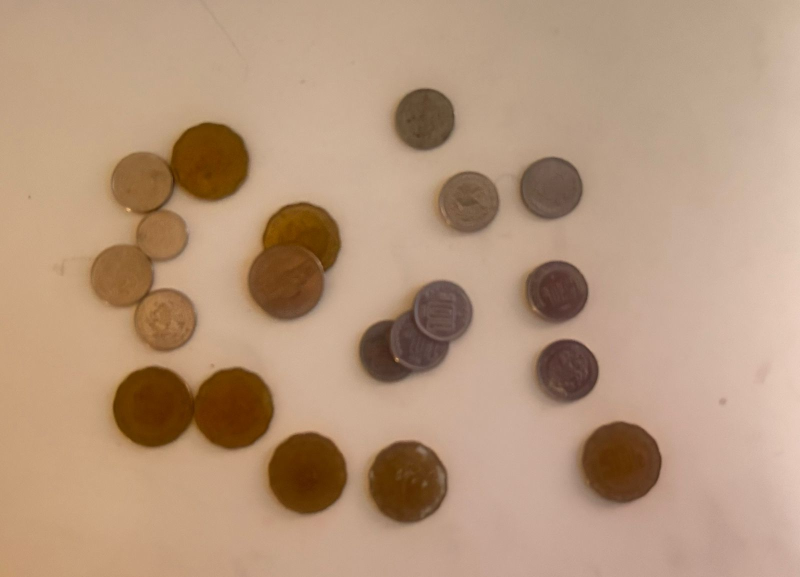
%> input picture coins.jpg, 1600 x 1154 px (shown at 1/2 size)
$ octave 'objectCounting V0.1.m'   (GNU Octave 9; MATLAB toolbox functions it lacks are replaced by stand-ins)
%> lines starting %> are read from the running program, lines starting %| are printed output that depends on the picture; in (x1, y1, x2, y2) boxes, pixels count from 0 and x2, y2 are one past the last pixel; in counts of white or black regions, pixels touching at a corner belong together; the program's own positions count from 1
% Overlapping object detection with Distance Transform and Watershed
clear;
close all;
clc;

% Read the target image
img = imread('coins.jpg');
%> img is the input picture: size 1154x1600x3 uint8; mean R, G, B 181.7, 150.5, 124.3

% View the image
figure,
imshow(img);
title('Original Image');

% Convert to Grayscale
img_gray = rgb2gray(img);
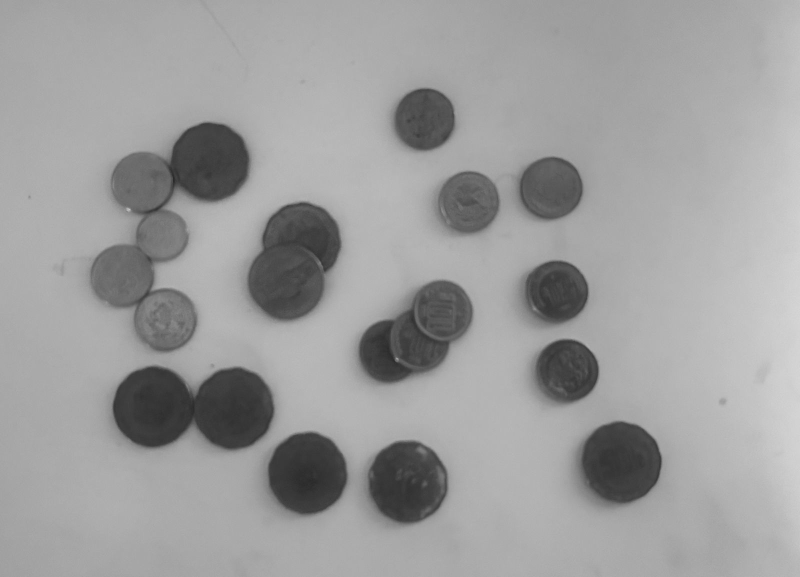
%> img_gray: size 1154x1600 uint8 (shown at 1/2 size); min 36, max 216, mean 156.9
figure,
imshow(img_gray);
title('Grayscale Image');

% Apply Gaussian smoothing
img_smooth = imgaussfilt(img_gray, 2.5);

% Convert to Binary Image
BW = imbinarize(img_smooth);
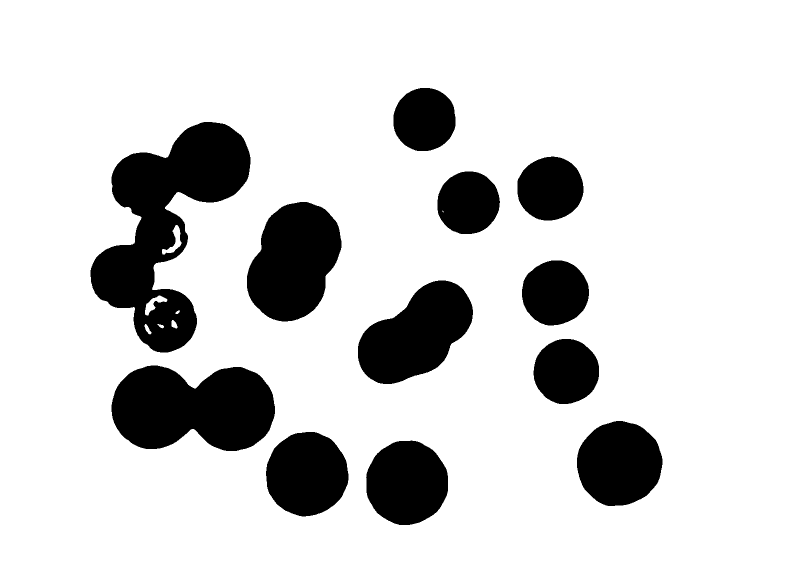
%> BW: size 1154x1600 logical (shown at 1/2 size); 83.6% white; 12 black regions, largest, box (x1, y1, x2, y2) and area: (181, 244, 501, 705) 65343, (223, 731, 550, 902) 43784, (494, 404, 683, 643) 32641
figure,
imshow(BW);
title('Binary Image');

% Complement the image
BW_complement = imcomplement(BW);
figure,
imshow(BW_complement);
title('Complemented Binary Image');

% Fill holes
BW_filled = imfill(BW_complement, 'holes');
%> BW_filled: size 1154x1600 logical; 16.5% white; 12 white regions, largest, box (x1, y1, x2, y2) and area: (181, 244, 501, 705) 67152, (223, 731, 550, 902) 43784, (494, 404, 683, 643) 32641
figure,
imshow(BW_filled);
title('Filled Binary Image');
%-------------NEW CODE----------------------------
% Distance Transform
D = -bwdist(~BW_filled);
figure,
imshow(D, []);
title('Distance Transform');

% Marker-based Watershed Segmentation
% Create markers using regional maxima
mask = imextendedmin(D, 2); % Adjust sensitivity
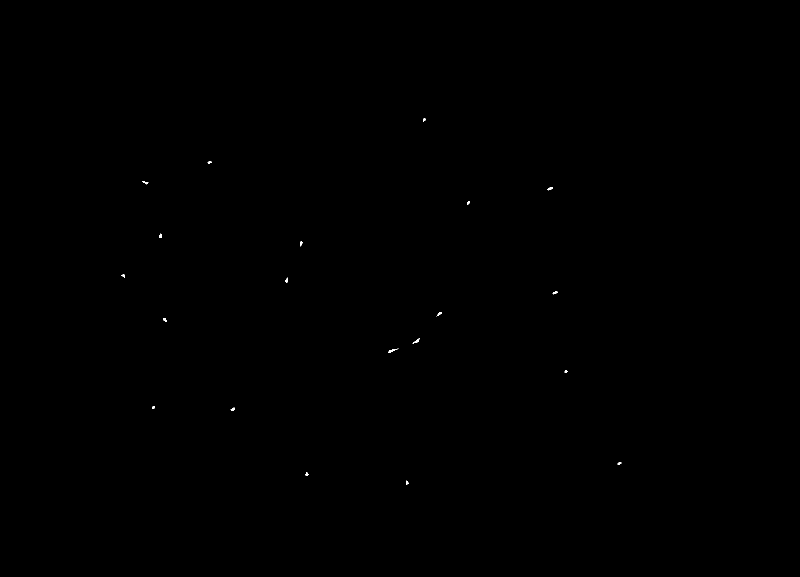
%> mask: size 1154x1600 logical (shown at 1/2 size); 0.04% white; 20 white regions, largest, box (x1, y1, x2, y2) and area: (777, 697, 797, 706) 56, (825, 676, 839, 687) 53, (1095, 374, 1106, 381) 42
figure,
imshowpair(BW_filled, mask, 'montage');
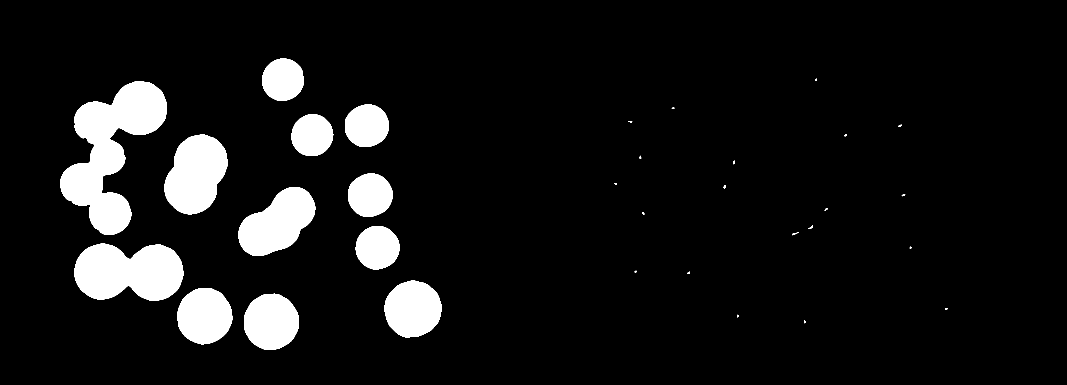
%> displayed picture: size 1154x3200, on the screen's scale of 0 to 255 (shown at 1/3 size); 8.3% white; 32 white regions, largest, box (x1, y1, x2, y2) and area: (181, 244, 501, 705) 67152, (223, 731, 550, 902) 43784, (494, 404, 683, 643) 32641
title('Markers for Watershed');

% Modify the distance transform for watershed
D_mod = imimposemin(D, mask);

% Perform watershed segmentation
L = watershed(D_mod);
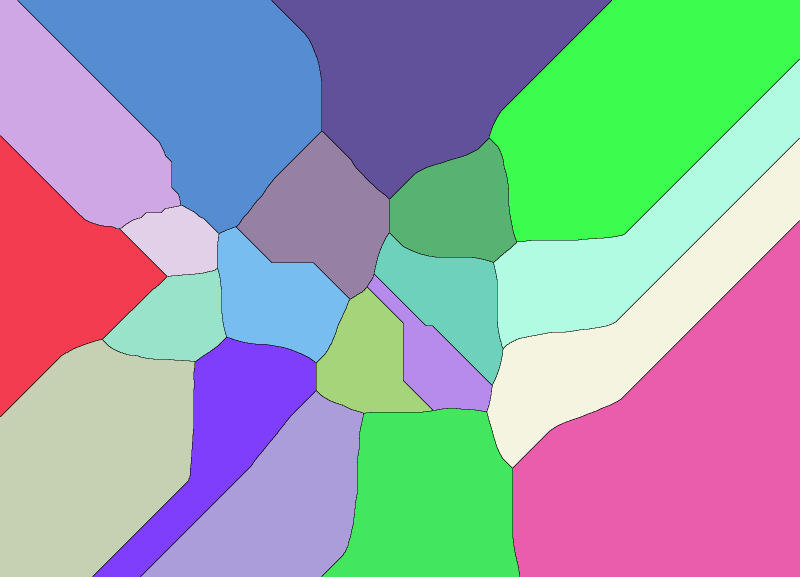
%> L: size 1154x1600 uint8 (shown at 1/2 size); 21 distinct labels, from 0 to 20; one colour per label, 0 black

% Create segmented binary mask
BW_seg = BW_filled;
BW_seg(L == 0) = 0; % Set watershed lines to 0
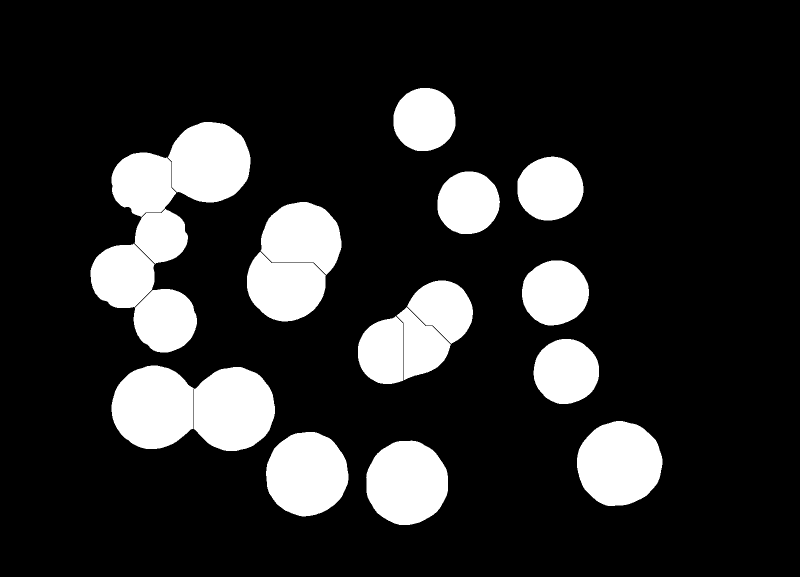
%> BW_seg: size 1154x1600 logical (shown at 1/2 size); 16.4% white; 20 white regions, largest, box (x1, y1, x2, y2) and area: (1154, 842, 1325, 1012) 22610, (223, 731, 388, 898) 21855, (388, 734, 550, 902) 21847
figure,
imshow(BW_seg);
title('Watershed Segmentation');

%-------------FINISH OF NEW UPDATE

% Remove small objects (noise) using bwareaopen
threshold = 2500; % Adjust as needed
BW_final = bwareaopen(BW_seg, threshold);

% Count the number of separated objects
objects = bwconncomp(BW_final);
%> objects = 20 connected components
numberObjects = objects.NumObjects;
%> numberObjects = 20

disp('The total number of objects are : ');
disp(numberObjects);
%| 20

% Display the final segmented image
imshow(BW_final);
title('Final Segmentation After Area Filtering');

% Add text annotation to display the total number of coins
textPosition = [10, 10]; % Adjust position (x, y) based on your image
textString = sprintf('Total Objects: %d', numberObjects);
%> textString = 'Total Objects: 20'
textColor = 'red'; % Change color as needed
text(textPosition(1), textPosition(2), textString, 'Color', textColor, 'FontSize', 12, 'FontWeight', 'bold');
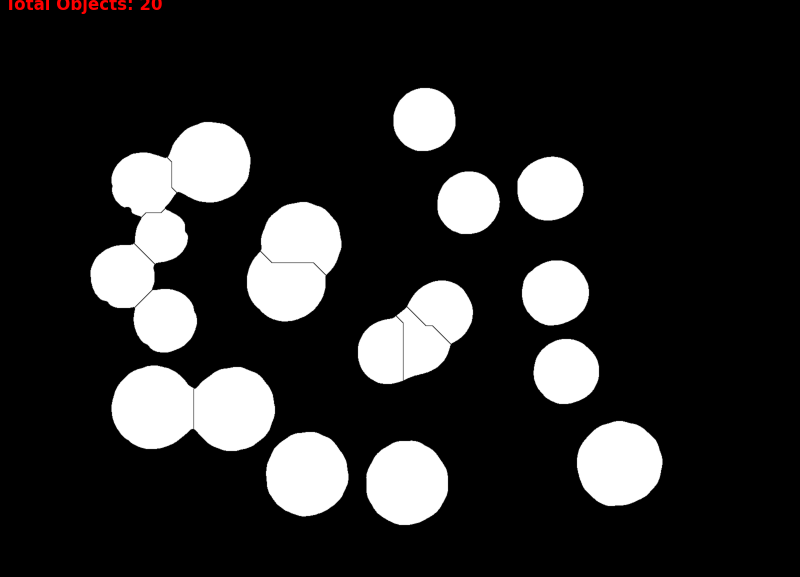
%> figure redrawn from the program's plot data; shown at 1/2 size; its title reads 'Final Segmentation After Area Filtering'
